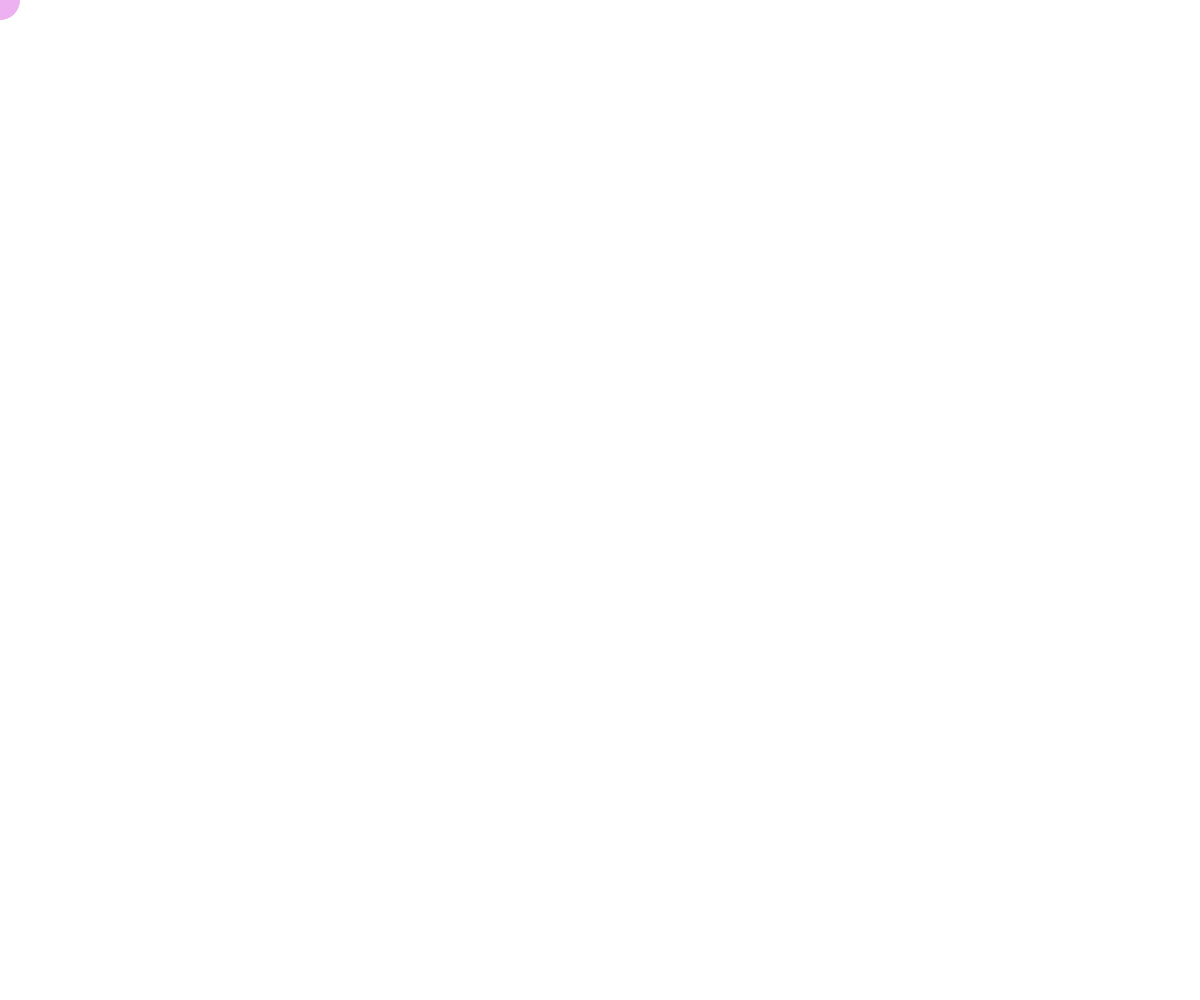
Frame 1 (no input)
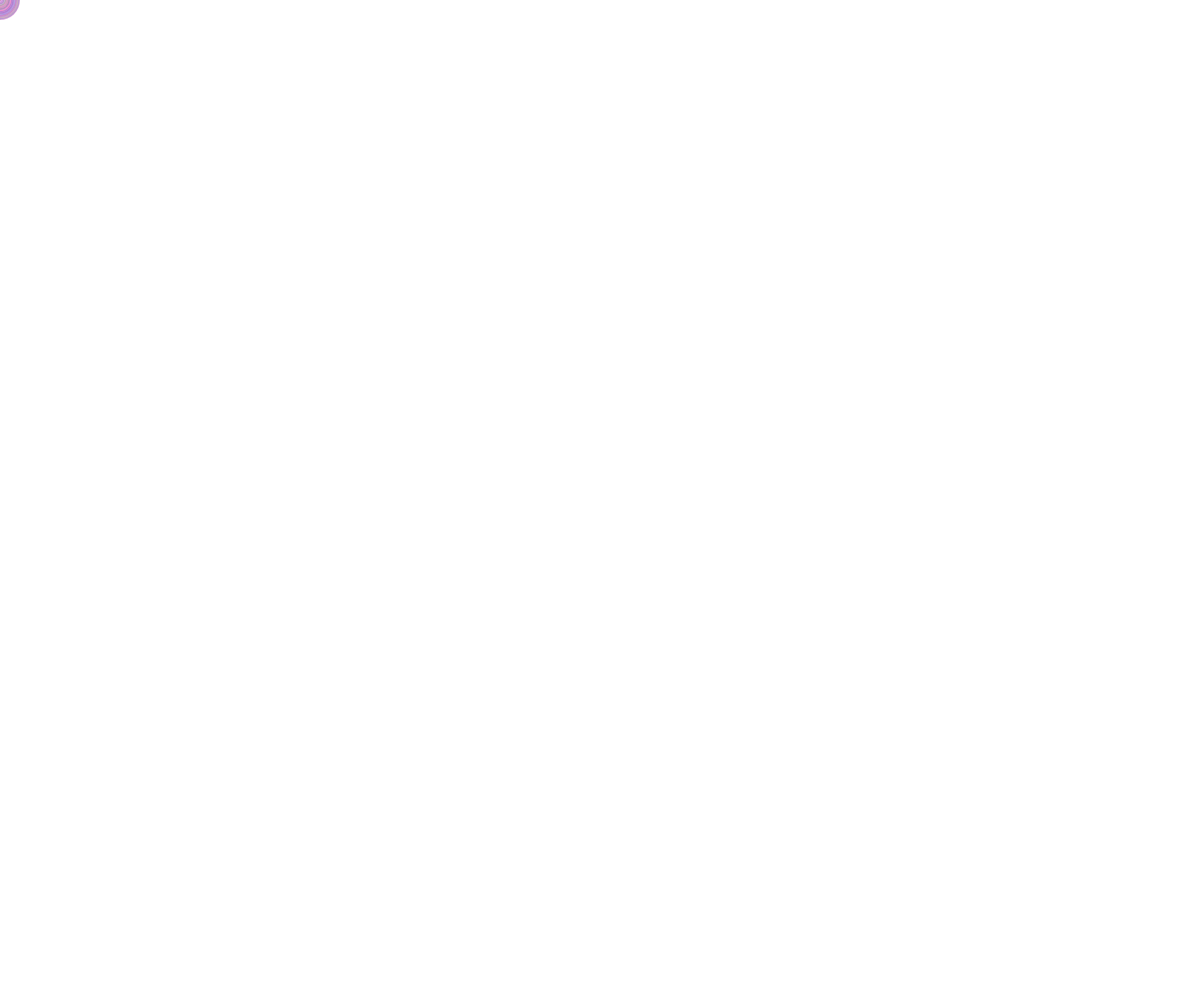
Frame 60 (no input)
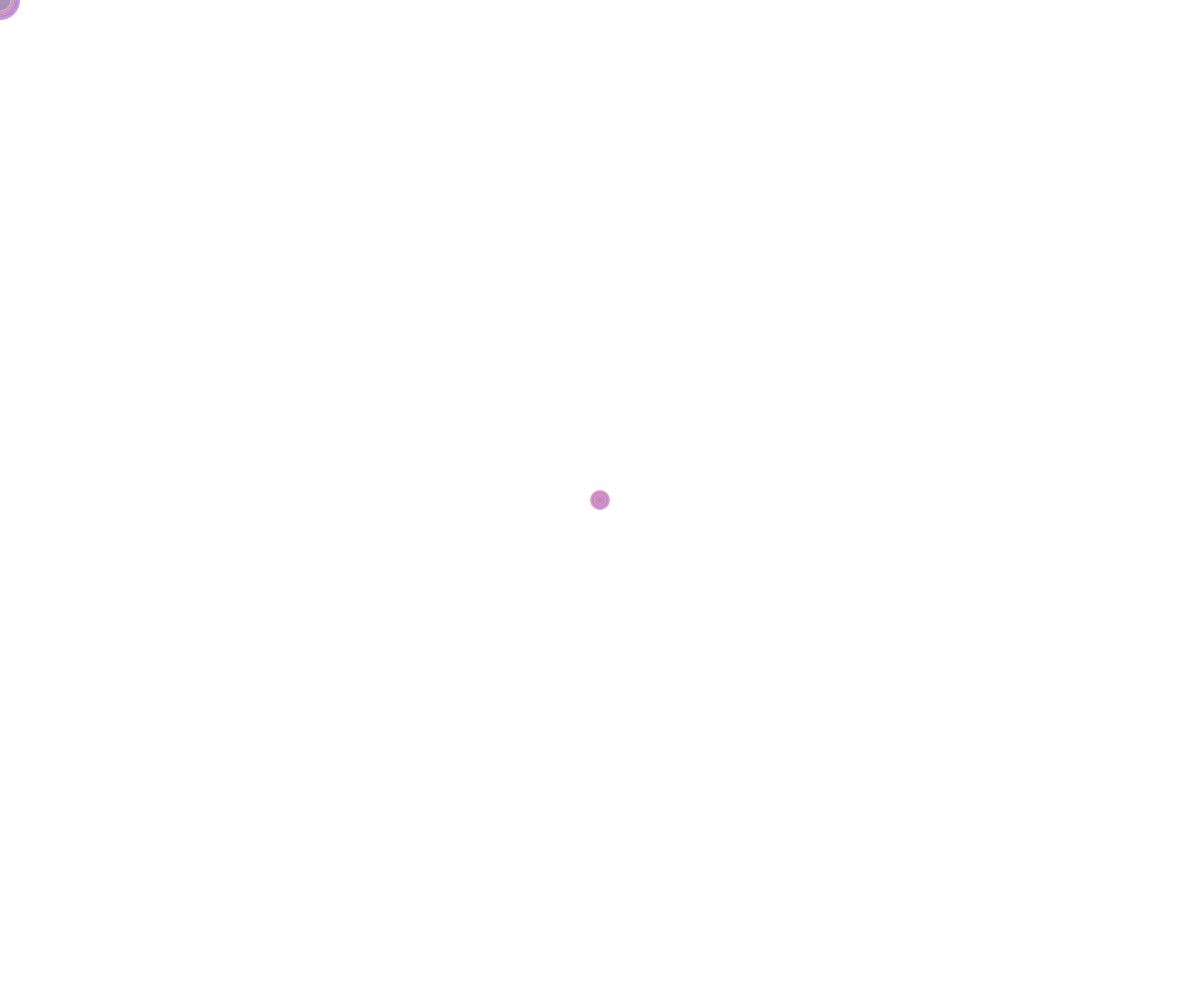
Frame 120 (the mouse pressed at the canvas centre since frame 60)

The p5.js sketch that drew these frames (run headless with seeded random() and noise() and a simulated clock; from frame 60 on, the mouse is pressed at the canvas centre):

// p5.js sketch
// ── sketch.js
// Define variables
let trail = []; // Array to store trail of mouse positions
const trailLength = 200; // Maximum number of positions in the trail (increased)
let backgroundColor; // Background color variable

function setup() {
  createCanvas(windowWidth, windowHeight); // Create canvas with full window size
  backgroundColor = color(255); // Set background color to white
}

function draw() {
  background(backgroundColor); // Clear background

  // Add current mouse position to trail
  trail.push({
    x: mouseX,
    y: mouseY,
    size: 40, // Initial size of each trail ellipse
    color: color(random(150, 255), random(100, 200), random(150, 255), 150), // Random color with transparency
  });

  // Remove oldest trail position if trail is too long
  if (trail.length > trailLength) {
    trail.shift(); // Remove the first element from the array
  }

  // Draw trail
  for (let i = 0; i < trail.length; i++) {
    let size = trail[i].size * (1 - i / trail.length); // Decrease size towards the end of the trail
    let c = trail[i].color; // Get color of this trail element
    fill(c); // Set fill color
    noStroke(); // No stroke around the ellipse
    ellipse(trail[i].x, trail[i].y, size, size); // Draw the ellipse at trail position
  }
}
